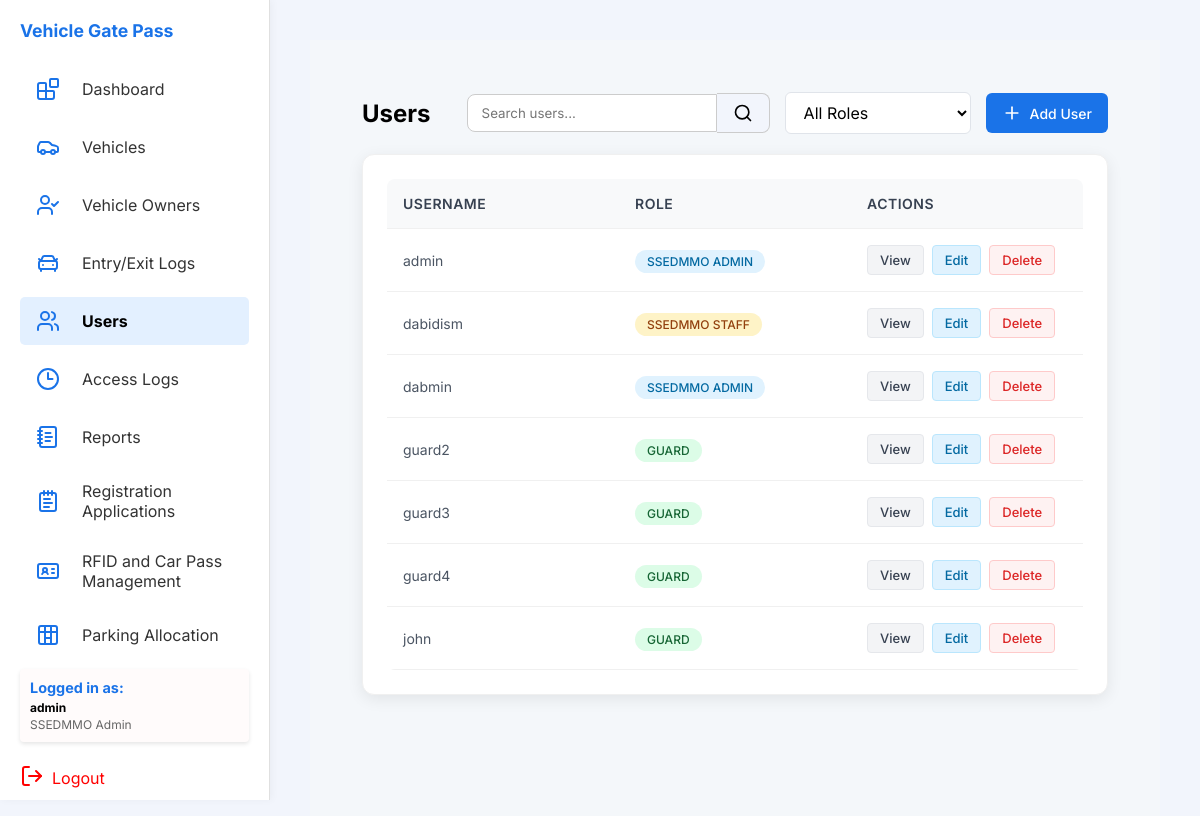
The page /php/users.php (signed in) on the database as committed earlier.
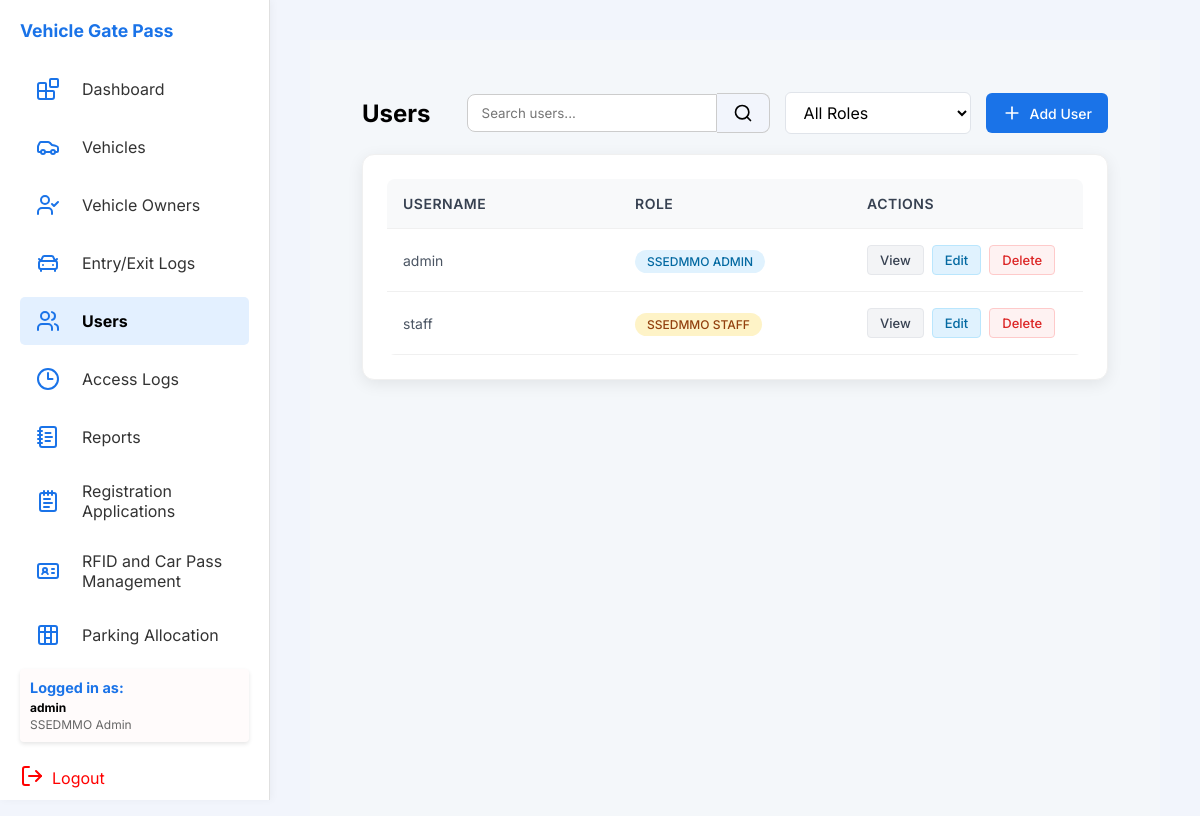
The same page on the database as committed later.
### tables this page shows
CREATE TABLE `user` (
  `userID` varchar(10) NOT NULL,
  `registrationID` varchar(10) DEFAULT NULL,
  `passID` varchar(10) DEFAULT NULL,
  `username` varchar(50) NOT NULL,
  `password` varchar(255) NOT NULL,
  `role` enum('SSEDMMO Admin','SSEDMMO Staff','Guard') DEFAULT NULL
);

### php/users.php (the view, shortened to what this page needs)
<?php
$currentPage = "users";
$cssFiles = ["users.css"];
$db = new Database();
$conn = $db->getConnection();
$query = "SELECT * FROM user ORDER BY username";
$result = $conn->query($query);
include_once '../includes/header.php';
?>
<main class="main">
  <div class="container">
    <div class="header">
      <h2>Users</h2>
      <div class="header-actions">
        <div class="search-container">
          <input type="text" id="searchInput" placeholder="Search users..." />
          <button class="search-btn">
            <svg xmlns="http://www.w3.org/2000/svg" width="20" height="20" viewBox="0 0 24 24" fill="none"
              stroke="currentColor" stroke-width="2" stroke-linecap="round" stroke-linejoin="round"
              class="lucide lucide-search">
              <circle cx="11" cy="11" r="8" />
              <path d="m21 21-4.3-4.3" />
            </svg>
          </button>
        </div>
        <div class="filter-container">
          <select id="filterRole">
            <option value="">All Roles</option>
          </select>
        </div>
        <?php if ($_SESSION['role'] === 'SSEDMMO Admin'): ?>
          <button class="add-btn" onclick="showAddUserModal()">
            <svg xmlns="http://www.w3.org/2000/svg" width="20" height="20" viewBox="0 0 24 24" fill="none"
              stroke="currentColor" stroke-width="2" stroke-linecap="round" stroke-linejoin="round"
              class="lucide lucide-plus">
              <path d="M5 12h14" />
              <path d="M12 5v14" />
            </svg>
            Add User
          </button>
        <?php endif; ?>
      </div>
    </div>
    <div class="card">
      <table class="data-table">
        <thead>
          <tr>
            <th>Username</th>
            <th>Role</th>
            <th>Actions</th>
          </tr>
        </thead>
        <tbody>
          <?php if ($result && $result->num_rows > 0): ?>
            <?php while ($row = $result->fetch_assoc()): ?>
              <tr>
                <td><?php echo htmlspecialchars($row['username']); ?></td>
                <td>
                  <span class="role-badge role-<?php echo strtolower(str_replace(' ', '-', $row['role'])); ?>">
                    <?php echo htmlspecialchars($row['role']); ?>
                  </span>
                </td>
                <td>
                  <?php if ($_SESSION['role'] === 'SSEDMMO Admin'): ?>
                    <div class="action-buttons">
                      <button class="btn-view" onclick="viewUser('<?php echo $row['userID']; ?>')">View</button>
                      <button class="btn-edit" onclick="editUser('<?php echo $row['userID']; ?>')">Edit</button>
                      <button class="btn-delete" onclick="confirmDeleteUser('<?php echo $row['userID']; ?>')">Delete</button>
                    </div>
                  <?php else: ?>
                    <span class="no-permission">No Access</span>
                  <?php endif; ?>
                </td>
              </tr>
            <?php endwhile; ?>
          <?php else: ?>
            <tr>
              <td colspan="3" class="no-data">No users found</td>
            </tr>
          <?php endif; ?>
        </tbody>
      </table>
    </div>
  </div>
</main>
<?php
include_once '../includes/footer.php';
?>

### includes/header.php (shortened to what this page needs)
<!DOCTYPE html>
<html lang="en">
<head>
  <link rel="stylesheet" href="../css/global.css" />
  <link rel="stylesheet" href="../css/sidebar.css" />
  <?php if (isset($cssFiles) && is_array($cssFiles)): ?>
    <?php foreach ($cssFiles as $css): ?>
      <link rel="stylesheet" href="../css/<?php echo $css; ?>" />
    <?php endforeach; ?>
  <?php endif; ?>
</head>
<body>
  <aside class="sidebar">
    <div>
      <div class="logo-title">
        <h2 class="sidebar-title login-title">
          <span class="highlight-blue">Vehicle Gate Pass</span>
        </h2>
      </div>
      <div class="nav-links">
        <a href="dashboard.php" <?php echo ($currentPage === 'dashboard') ? 'class="active"' : ''; ?>>
          <span class="sidebar-icon">
          </span>
          Dashboard
        </a>
        <a href="vehicles.php" <?php echo ($currentPage === 'vehicles') ? 'class="active"' : ''; ?>>
          <span class="sidebar-icon">
          </span>
          Vehicles
        </a>
        <a href="vehicle_owners.php" <?php echo ($currentPage === 'vehicle_owners') ? 'class="active"' : ''; ?>>
          <span class="sidebar-icon">
          </span>
          Vehicle Owners
        </a>
        <a href="entry-exit.php" <?php echo ($currentPage === 'entry-exit') ? 'class="active"' : ''; ?>>
          <span class="sidebar-icon">
          </span>
          Entry/Exit Logs
        </a>
        <a href="users.php" <?php echo ($currentPage === 'users') ? 'class="active"' : ''; ?>>
          <span class="sidebar-icon">
          </span>
          Users
        </a>
        <a href="access_logs.php" <?php echo ($currentPage === 'access_logs') ? 'class="active"' : ''; ?>>
          <span class="sidebar-icon">
            <svg xmlns="http://www.w3.org/2000/svg" width="24" height="24" viewBox="0 0 24 24" fill="none"
              stroke="currentColor" stroke-width="2" stroke-linecap="round" stroke-linejoin="round"
              class="lucide lucide-clock3-icon lucide-clock-3">
              <circle cx="12" cy="12" r="10" />
              <polyline points="12 6 12 12 16.5 12" />
            </svg>
          </span>
          Access Logs
        </a>
        <a href="reports.php" <?php echo ($currentPage === 'reports') ? 'class="active"' : ''; ?>>
          <span class="sidebar-icon">
          </span>
          Reports
        </a>
        <a href="registration_applications.php" <?php echo ($currentPage === 'registration_applications') ? 'class="active"' : ''; ?>>
          <span class="sidebar-icon">
          </span>
          Registration Applications
        </a>
        <a href="rfid_management.php" <?php echo ($currentPage === 'rfid_management') ? 'class="active"' : ''; ?>>
          <span class="sidebar-icon"></span>
          RFID and Car Pass Management
        </a>
        <a href="parking_allocation.php" <?php echo ($currentPage === 'parking_allocation') ? 'class="active"' : ''; ?>>
          <span class="sidebar-icon">
          </span>
          Parking Allocation
        </a>
      </div>
    </div>
    <?php if (isset($_SESSION['username'])): ?>
      <div class="user-info-box">
        <h3>Logged in as:</h3>
        <strong><?php echo htmlspecialchars($_SESSION['username']); ?></strong>
        <span class="user-info-role"><?php echo ucfirst($_SESSION['role']); ?></span>
      </div>
    <?php endif; ?>
    <a href="logout.php" class="logout" onclick="return confirm('Are you sure you want to logout?')"><span
        class="sidebar-icon"></span>Logout</a>
  </aside>

### includes/footer.php (shortened to what this page needs)
</body>
</html>

### css/global.css (style rules this page uses)
* { box-sizing: border-box; margin: 0; padding: 0; font-family: "Inter", sans-serif; }
body { background: #f2f5fc; padding: 40px; }
main { flex: 1; padding: 0 40px; }
.main { margin-left: 270px; padding: 32px; min-height: 100vh; background: #f4f7fa; box-sizing: border-box; }

### css/sidebar.css (style rules this page uses)
.sidebar { position: fixed; top: 0; left: 0; width: 270px; height: 100vh; background: #fff; border-right: 1px solid #e0e0e0; z-index: 100; overflow-y: auto; box-shadow: 2px 0 8px rgba(0, 0, 0, 0.04); padding: 20px; display: flex; flex-direction: column; justify-content: space-between; }
.logo-title { display: flex; align-items: center; gap: 12px; margin-bottom: 24px; }
.sidebar-title { font-size: 1.1rem; font-weight: bold; color: #1a73e8; margin: 0; }
.nav-links { display: flex; flex-direction: column; gap: 10px; }
.nav-links a { display: flex; align-items: center; text-decoration: none; color: #333; padding: 10px 14px; border-radius: 5px; transition: 0.3s, color 0.2s; gap: 12px; font-size: 1rem; }
.nav-links a .sidebar-icon { display: flex; align-items: center; justify-content: center; min-width: 28px; min-height: 28px; margin-right: 8px; }
.nav-links a svg { width: 24px; height: 24px; display: block; color: #1a73e8; transition: color 0.2s; }
.nav-links a.active { background: #e3f0ff; color: #000; font-weight: bold; }
.nav-links a.active svg { color: #1a73e8; }
.logout { color: red; text-decoration: none; display: flex; align-items: center; gap: 8px; padding: 12px 0 0 0; }
.highlight-blue { color: #1a73e8; }
.user-info-box { padding: 10px; margin: 10px 0; background: #fffbfb; border-radius: 4px; font-size: 12px; text-align: start; box-shadow: 0 2px 4px rgba(0, 0, 0, 0.1); }
.user-info-box h3 { color: #1a73e8; margin: 0 0 4px 0; font-size: 0.9rem; }
.user-info-role { color: #666; display: block; margin-top: 2px; }

### css/users.css (style rules this page uses)
.container { padding: 20px; }
.header { display: flex; justify-content: space-between; align-items: center; margin-bottom: 20px; flex-wrap: wrap; gap: 20px; }
.header h2 { margin: 0; }
.header-actions { display: flex; gap: 15px; align-items: center; flex-wrap: wrap; }
.search-container { display: flex; align-items: center; }
.search-container input { padding: 10px 14px; border-radius: 8px 0 0 8px; border: 1px solid #ccc; width: 250px; outline: none; }
.search-btn { background: #f2f5fc; border: 1px solid #ccc; border-left: none; border-radius: 0 8px 8px 0; padding: 0 16px; height: 40px; display: flex; align-items: center; cursor: pointer; transition: background 0.2s; }
.filter-container select { padding: 9px 14px; border-radius: 6px; border: 1.5px solid #e0e4ea; background: #fff; font-size: 1rem; }
.add-btn { background: #1a73e8; color: white; border: none; border-radius: 6px; padding: 10px 16px; font-size: 14px; font-weight: 500; cursor: pointer; display: flex; align-items: center; gap: 8px; transition: all 0.2s ease; }
.card { background: white; border-radius: 12px; box-shadow: 0 4px 16px rgba(0, 0, 0, 0.08); padding: 24px; border: 1px solid #f0f0f0; overflow: hidden; }
.data-table { width: 100%; border-collapse: collapse; border-radius: 8px; overflow: hidden; table-layout: fixed; }
.data-table th, .data-table td { padding: 16px; text-align: left; border-bottom: 1px solid #f0f0f0; }
.data-table th { background-color: #f8f9fa; font-weight: 600; color: #374151; font-size: 14px; text-transform: uppercase; letter-spacing: 0.5px; }
.data-table tbody tr { transition: background-color 0.2s ease; }
.data-table td { color: #4b5563; font-size: 14px; white-space: nowrap; overflow: hidden; text-overflow: ellipsis; max-width: 200px; }
.role-badge { padding: 4px 12px; border-radius: 12px; font-size: 12px; font-weight: 500; text-transform: uppercase; }
.role-ssedmmo-staff { background: #fef3c7; color: #92400e; }
.role-ssedmmo-admin { background: #e0f2fe; color: #0369a1; }
.action-buttons { display: flex; gap: 8px; }
.btn-view, .btn-edit, .btn-delete { padding: 6px 12px; border-radius: 4px; font-size: 13px; font-weight: 500; cursor: pointer; transition: all 0.2s ease; }
.btn-view { background-color: #f3f4f6; color: #374151; border: 1px solid #e5e7eb; }
.btn-edit { background-color: #e0f2fe; color: #0369a1; border: 1px solid #bae6fd; }
.btn-delete { background-color: #fef2f2; color: #dc2626; border: 1px solid #fecaca; }
.role-guard { background: #dcfce7; color: #166534; }

Rows that differ between the two databases and show on the page:
removed user: username "dabidism", role "SSEDMMO STAFF"
removed user: username "dabmin", role "SSEDMMO ADMIN"
removed user: username "guard2", role "GUARD"
removed user: username "guard3", role "GUARD"
removed user: username "guard4", role "GUARD"
removed user: username "john", role "GUARD"
added user: username "staff", role "SSEDMMO STAFF"
